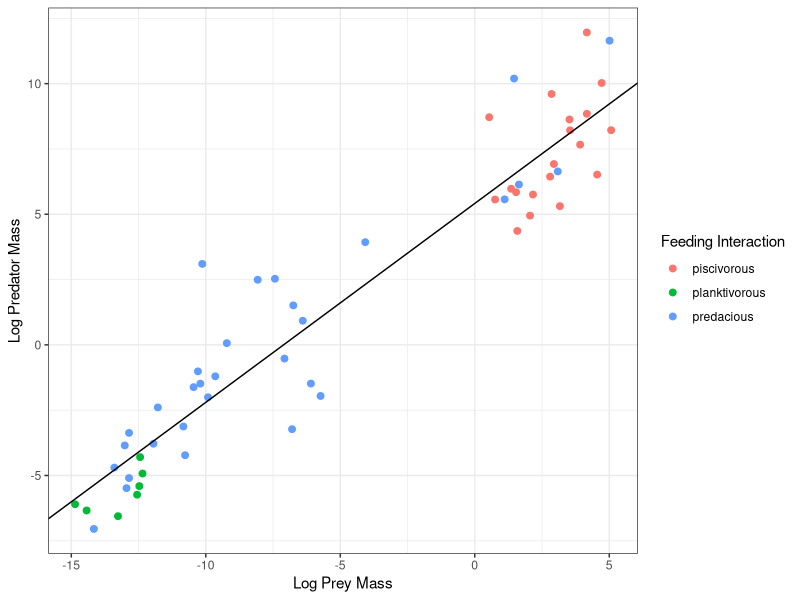

Generate this figure with R: (Note: this script raises an error after producing the figure.)
#!/usr/bin/env Rscript
# Author: Katie Bickerton k.bickerton18@imperial.ac.uk
# Script: model_fitting.R
# Desc: Builds models for pred_prey dataset, fits models using appropriate 
# methods for each model, plots models and compares models using the Akaike 
# information criterion. 
# Arguments: none
# Date: 28 Feb 2019

# clear workspace
rm(list=ls())
graphics.off()


# reading in dataframe
p <- read.csv("../Data/pred_prey_wrangled.csv", header=TRUE, na.strings=c("","NA"))


###### MODEL 1: Linear Regression Model ######

# defining initial version of the linear model with all possible explanatory variables
# (excluded habitat and feeding interaction as non indepedent of possible explanatory variables)

lin_mod1 <- lm(log(pred_meanmass) ~ prey_meanmass + temp_mean + depth_mean, data = p)

# summarises plot giving relative coefficients for each variable
lm1sum <- summary(lin_mod1)
# analyses variance of the model
lm1an <- anova(lin_mod1)
# steps back the model, calculating AIC, then dropping the highest value, then continuing, to find the best fit to the data
# used in analysis but always outputs even when set to a variable so commented out for main script
# step(lin_mod1)

# same process as above but using log transforms as not all variables are normally distributed
lin_mod2 <- lm(log(pred_meanmass) ~ log(prey_meanmass) + temp_mean + log(depth_mean), data = p)
lm2sum <- summary(lin_mod2)
lm2an <- anova(lin_mod2)
# lm2step <- step(lin_mod2)

# AIC value smaller for the log tranformed model - therefore better fit
aic_lm1vslm2 <- AIC(lin_mod1) - AIC(lin_mod2)

# linear regressio model: predator mass ~ prey mass + epsilon
lin_mod <- lm(log(pred_meanmass) ~ log(prey_meanmass), data = p)

# checking assumptions with linear model fit plots - commented out for bash script
# par(mfrow=c(2,2))
# plot(lin_mod)



###### MODEL 2: Generalised Additive Model ######

require(mgcv)

# gaussian generalised additive model with all independent variables, log transformed as linear model logs the response variable
# alternative models with and without log transforms, dropping least significant variable in each case (equivalent of lm step function)
# 3 explanatory variable models
gam_mod1 <- gam(log(pred_meanmass) ~ s(prey_meanmass) + s(temp_mean) + s(depth_mean), data = p, family = gaussian(), method="REML")
gm1sum <- summary(gam_mod1)
gm1an <- anova(gam_mod1)
gam_mod2 <- gam(log(pred_meanmass) ~ s(log(prey_meanmass)) + s(temp_mean) + s(depth_mean), data = p, family = gaussian(), method="REML")
gm2an <- anova(gam_mod2)
gam_mod3 <- gam(log(pred_meanmass) ~ s(log(prey_meanmass)) + s(temp_mean) + s(log(depth_mean)), data = p, family = gaussian(), method="REML")
gm3an <- anova(gam_mod3)

# 2 explanatory variables
gam_mod4 <- gam(log(pred_meanmass) ~ s(prey_meanmass) + s(temp_mean), data = p, family = gaussian(), method="REML")
gm4an <- anova(gam_mod4)
gam_mod5 <- gam(log(pred_meanmass) ~ s(log(prey_meanmass)) + s(depth_mean), data = p, family = gaussian(), method="REML")
gm5an <- anova(gam_mod5)
gam_mod6 <- gam(log(pred_meanmass) ~ s(log(prey_meanmass)) + s(log(depth_mean)), data = p, family = gaussian(), method="REML")
gm6an <- anova(gam_mod6)

# 1 explanatory variable
gam_mod7 <- gam(log(pred_meanmass) ~ s(prey_meanmass), data = p, family = gaussian(), method="REML")
gam_mod8 <- gam(log(pred_meanmass) ~ s(log(prey_meanmass)), data = p, family = gaussian(), method="REML")

# compare models using AIC values
AIC_gam_models <- c(AIC(gam_mod1, gam_mod2, gam_mod3, gam_mod4, gam_mod5, gam_mod6, gam_mod7, gam_mod8))
gam_models <- c("model1", "model2", "model3", "model4", "model5", "model6","model7","model8")
AIC_gam <- data.frame(gam_models, AIC_gam_models)

# gives optimal GAM model = model 2
optimal_gam <- AIC_gam$gam_models[AIC_gam$AIC == min(AIC_gam$AIC)]

# optimal GAM model for comparison
gam_mod <- gam(log(pred_meanmass) ~ s(log(prey_meanmass)) + s(temp_mean) + s(depth_mean), data = p, family = gaussian(), method="REML")

# GAM model fit plots - commented out for bash script
# gam.check(gam_mod)





###### MODEL 3: Linear Mixed Effects Model ######

require(lme4)

# construct first fixed model starting with all variable - non normal logged, habitat and feeding interaction as random
glmm_mod1 <- lmer(log(pred_meanmass)~ log(prey_meanmass) + temp_mean + log(depth_mean) + (1|habitat) + (1|feeding_interaction), data = p)
glmm1sum <- summary(glmm_mod1)
# second model excludes temperature, and finds no significant difference between models so temperature can be dropped
glmm_mod2 <- lmer(log(pred_meanmass)~log(prey_meanmass) + log(depth_mean) + (1|habitat) + (1|feeding_interaction), data = p)
glmm2sum <- summary(glmm_mod2) 
glmman12 <- anova(glmm_mod1, glmm_mod2)

# comparison to second model dropping least significant fixed effect
glmm_mod3 <- lmer(log(pred_meanmass)~log(prey_meanmass) + (1|habitat) + (1|feeding_interaction), data = p)
glmm3sum <- summary(glmm_mod3)
glmman23 <- anova(glmm_mod2,glmm_mod3)
# comparison to second model dropping least significant random effect
glmm_mod4 <- lmer(log(pred_meanmass)~log(prey_meanmass) + log(depth_mean) + (1|feeding_interaction), data = p)
glmm4sum <- summary(glmm_mod4)
glmman24 <- anova(glmm_mod2, glmm_mod4)
# comparison to second model dropping other random effect
glmm_mod5 <- lmer(log(pred_meanmass)~log(prey_meanmass) + log(depth_mean) + (1|habitat), data = p)
glmm5sum <- summary(glmm_mod3)
glmman25 <- anova(glmm_mod2, glmm_mod5)


# greatest reduction in AIC by removing depth, negligable difference removing random factors
# compare difference between model with two each random factor
glmm_mod6 <- lmer(log(pred_meanmass)~log(prey_meanmass) + (1|habitat), data = p)
glmm_mod7 <- lmer(log(pred_meanmass)~log(prey_meanmass) + (1|feeding_interaction), data = p)
glmm6sum <- summary(glmm_mod6)
glmm7sum <- summary(glmm_mod7)
glmman67 <- anova(glmm_mod6, glmm_mod7)
# comparing model without habitat random effect to model with both random effects
glmman37 <- anova(glmm_mod3,glmm_mod7)

# compare models using AIC values
AIC_glmm_models <- c(AIC(glmm_mod1, glmm_mod2, glmm_mod3, glmm_mod4, glmm_mod5, glmm_mod6, glmm_mod7))
glmm_models <- c("model1", "model2", "model3", "model4", "model5", "model6","model7")
AIC_glmm <- data.frame(glmm_models, AIC_glmm_models)

# gives optimal glmm model = model 7
optimal_glmm <- AIC_glmm$glmm_models[AIC_glmm$AIC == min(AIC_glmm$AIC)]

# best fitting glmm:
glmm_mod <- lmer(log(pred_meanmass)~log(prey_meanmass) + (1|feeding_interaction), data = p)



###### FINAL MODEL SELECTION ######

# comparing final AIC values of models to give best fit to data
AIC_final_models <- c(AIC(lin_mod, gam_mod, glmm_mod))
final_models <- c("LM", "GAM", "GLMM")
AIC_final <- data.frame(final_models, AIC_final_models)

# gives optimal glmm model = model 7
optimal_model_final <- AIC_final$final_models[AIC_final$AIC == min(AIC_final$AIC)]




###### PLOTS FOR REPORT ######

require(ggplot2)

# Plotting linear model and used to explain glmm results
p1 <-  ggplot(p, aes(x = log(prey_meanmass), y = log(pred_meanmass), colour = feeding_interaction, ylab = "Log Predator Mass")) + 
    geom_point(size=2) + 
    geom_abline(intercept = lin_mod$coefficients[1][1], slope = lin_mod$coefficients[2][1],  colour = "black") +
    theme_bw() +
    labs(x = "Log Prey Mass", y = "Log Predator Mass", colour = "Feeding Interaction")

# save plot as a pdf
pdf("../Results/lin_mod_feeding.pdf", width = 6, height = 6)
print(p1)
dev.off()


p2 <- qplot(log(pred_meanmass), data = p, geom = "density", fill = feeding_interaction, alpha = I(0.5), xlab="Log Predator Mass", ylab = "Density") + 
    theme_bw() + theme(legend.position = "none")

# save plot as a pdf
pdf("../Results/density_feeding.pdf", width = 6, height = 6)
print(p2)
dev.off()

# Residuals Plots

# Linear Model residual plot
p3 <- ggplot(aes(x = log(pred_meanmass), y=resid(lin_mod)), data = p) + geom_point() + theme_bw() +
    labs(y = "Residuals", x = "Log Predator Mass") + ylim(-4,6)

# GAM model residual plot
p4 <- ggplot(aes(x = log(pred_meanmass), y=resid(gam_mod)), data = p) + geom_point() + theme_bw() +
    labs(y = "Residuals", x = "Log Predator Mass") + ylim(-4,6)

# GLMM model residual plot
p5 <- ggplot(aes(x = log(pred_meanmass), y=resid(glmm_mod)), data = p) + geom_point() + theme_bw() +
    labs(y = "Residuals", x = "Log Predator Mass") + ylim(-4,6)

# save plot as a pdf
pdf("../Results/lin_mod_resid.pdf", width = 6, height=3)
print(p3)
dev.off()

# save plot as a pdf
pdf("../Results/gam_mod_resid.pdf", width = 6, height=3)
print(p4)
dev.off()

# save plot as a pdf
pdf("../Results/glmm_mod_resid.pdf", width = 6, height=3)
print(p5)
dev.off()


# Plotting GAM models

# save plot as a pdf
pdf("../Results/gam_mod_plot.pdf",width=7, height = 10)
par(mfrow = c(3,1))
plot(gam_mod)
dev.off()
